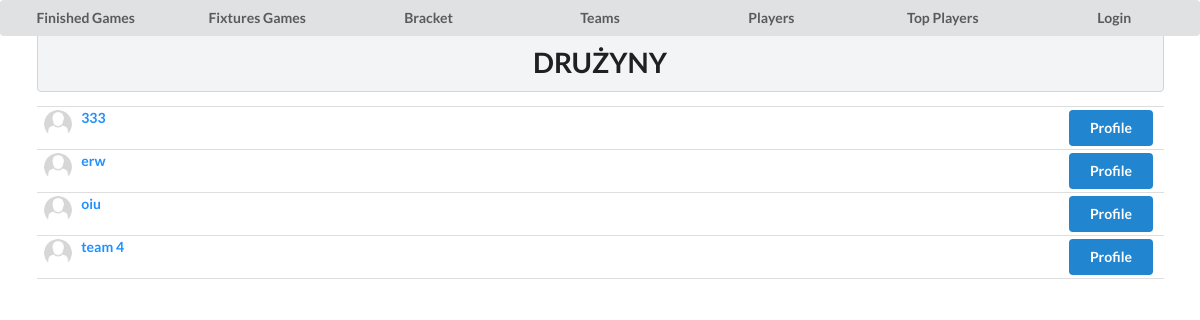
Screenshot of /teams/ with the database file from the repository.
### liga/models.py (models this page shows, shortened)
class Team(models.Model):
    name = models.CharField(max_length=200)
    created = models.DateTimeField(auto_now_add=True)
    team_logo = models.ImageField(blank=True, default='nn.jpg')

### liga/views.py (the view)
# urls.py: path('teams/', teams, name="teams"),
def teams(request):
    teams = Team.objects.all()
    context = {'teams': teams}
    return render(request, 'liga/teams.html', context)

### liga/templates/liga/teams.html (shortened to what this page needs)
{% extends 'start.html' %}
{% block content %}
    <h1 class="ui block header">
        DRUŻYNY
    </h1>
    <div class="ui celled list">
    {% for team in teams %}
          <div class="item">
              <div class="right floated content">
                  <div class="ui blue button" onclick="location.href='{% url 'liga:team' team.pk %}'">Profile</div>
              </div>
            <img class="ui avatar image" src="{{team.team_logo.url}}">
            <div class="content">
            <div style="color: dodgerblue" class="header">{{ team.name }} </div>
            </div>
        </div>
    {% endfor %}
    </div>
{% endblock content %}

### static/style.css (style rules this page uses)
.right { text-align: right; }
h1 { background-color: greenyellow; text-align: center; }
.blue { background-color: skyblue; }

### rows the page displays
Team: team_logo (picture), name "333"
Team: team_logo (picture), name "erw"
Team: team_logo (picture), name "oiu"
Team: team_logo (picture), name "team 4"
